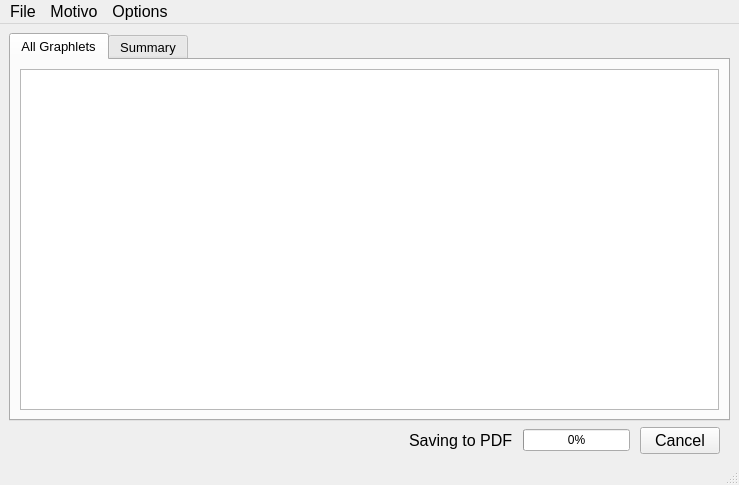
<?xml version="1.0" encoding="UTF-8"?>
<ui version="4.0">
 <class>mainWindow</class>
 <widget class="QMainWindow" name="mainWindow">
  <property name="geometry">
   <rect>
    <x>0</x>
    <y>0</y>
    <width>739</width>
    <height>485</height>
   </rect>
  </property>
  <property name="windowTitle">
   <string>MainWindow</string>
  </property>
  <widget class="QWidget" name="centralwidget">
   <layout class="QVBoxLayout" name="verticalLayout">
    <item>
     <widget class="QTabWidget" name="visualisationAreaTabWidget">
      <property name="sizePolicy">
       <sizepolicy hsizetype="Expanding" vsizetype="Expanding">
        <horstretch>0</horstretch>
        <verstretch>0</verstretch>
       </sizepolicy>
      </property>
      <property name="font">
       <font>
        <pointsize>10</pointsize>
       </font>
      </property>
      <property name="currentIndex">
       <number>0</number>
      </property>
      <property name="documentMode">
       <bool>false</bool>
      </property>
      <property name="tabsClosable">
       <bool>false</bool>
      </property>
      <property name="movable">
       <bool>false</bool>
      </property>
      <property name="tabBarAutoHide">
       <bool>false</bool>
      </property>
      <widget class="QWidget" name="defaultGraphletsTab">
       <attribute name="title">
        <string>All Graphlets</string>
       </attribute>
       <layout class="QHBoxLayout" name="horizontalLayout">
        <item>
         <widget class="QTableView" name="resultsView"/>
        </item>
       </layout>
      </widget>
      <widget class="QWidget" name="defaultSummaryTab">
       <attribute name="title">
        <string>Summary</string>
       </attribute>
       <layout class="QVBoxLayout" name="verticalLayout_7">
        <item>
         <widget class="QWidget" name="chartsView" native="true">
          <layout class="QGridLayout" name="gridLayout">
           <item row="0" column="0">
            <layout class="QGridLayout" name="plotLayout"/>
           </item>
          </layout>
         </widget>
        </item>
       </layout>
      </widget>
     </widget>
    </item>
    <item>
     <layout class="QHBoxLayout" name="writeToPdfLayout">
      <property name="spacing">
       <number>10</number>
      </property>
      <property name="leftMargin">
       <number>400</number>
      </property>
      <property name="rightMargin">
       <number>10</number>
      </property>
      <item>
       <widget class="QLabel" name="writeToPdfLabel">
        <property name="font">
         <font>
          <pointsize>12</pointsize>
         </font>
        </property>
        <property name="text">
         <string>Saving to PDF</string>
        </property>
       </widget>
      </item>
      <item>
       <widget class="QProgressBar" name="writeToPdfProgressBar">
        <property name="value">
         <number>0</number>
        </property>
       </widget>
      </item>
      <item>
       <widget class="QPushButton" name="cancelWritingToPDFButton">
        <property name="sizePolicy">
         <sizepolicy hsizetype="Fixed" vsizetype="Fixed">
          <horstretch>0</horstretch>
          <verstretch>0</verstretch>
         </sizepolicy>
        </property>
        <property name="font">
         <font>
          <pointsize>12</pointsize>
         </font>
        </property>
        <property name="text">
         <string>Cancel</string>
        </property>
       </widget>
      </item>
     </layout>
    </item>
   </layout>
  </widget>
  <widget class="QMenuBar" name="menuBarMain">
   <property name="geometry">
    <rect>
     <x>0</x>
     <y>0</y>
     <width>739</width>
     <height>24</height>
    </rect>
   </property>
   <property name="font">
    <font>
     <pointsize>12</pointsize>
     <weight>50</weight>
     <bold>false</bold>
    </font>
   </property>
   <widget class="QMenu" name="menuFile">
    <property name="title">
     <string>File</string>
    </property>
    <addaction name="separator"/>
    <addaction name="actionOpenCSV"/>
    <addaction name="actionSaveAsPDF"/>
    <addaction name="actionExit"/>
   </widget>
   <widget class="QMenu" name="menuMotivo">
    <property name="title">
     <string>Motivo</string>
    </property>
    <addaction name="actionBasic"/>
    <addaction name="actionAdvanced"/>
   </widget>
   <widget class="QMenu" name="menuOptions">
    <property name="title">
     <string>Options</string>
    </property>
    <addaction name="actionUserPreferences"/>
    <addaction name="actionHelp"/>
   </widget>
   <addaction name="menuFile"/>
   <addaction name="menuMotivo"/>
   <addaction name="menuOptions"/>
  </widget>
  <widget class="QStatusBar" name="statusbar"/>
  <action name="actionOpenCSV">
   <property name="text">
    <string>Open CSV</string>
   </property>
  </action>
  <action name="actionSaveAsPDF">
   <property name="text">
    <string>Save As PDF</string>
   </property>
  </action>
  <action name="actionExit">
   <property name="text">
    <string>Exit</string>
   </property>
  </action>
  <action name="actionBasic">
   <property name="text">
    <string>Basic</string>
   </property>
  </action>
  <action name="actionAdvanced">
   <property name="text">
    <string>Advanced</string>
   </property>
  </action>
  <action name="actionUserPreferences">
   <property name="text">
    <string>User Preferences</string>
   </property>
  </action>
  <action name="actionHelp">
   <property name="text">
    <string>Help</string>
   </property>
  </action>
  <action name="actionMotivoSessions">
   <property name="text">
    <string>Motivo Sessions</string>
   </property>
  </action>
 </widget>
 <resources/>
 <connections/>
</ui>
